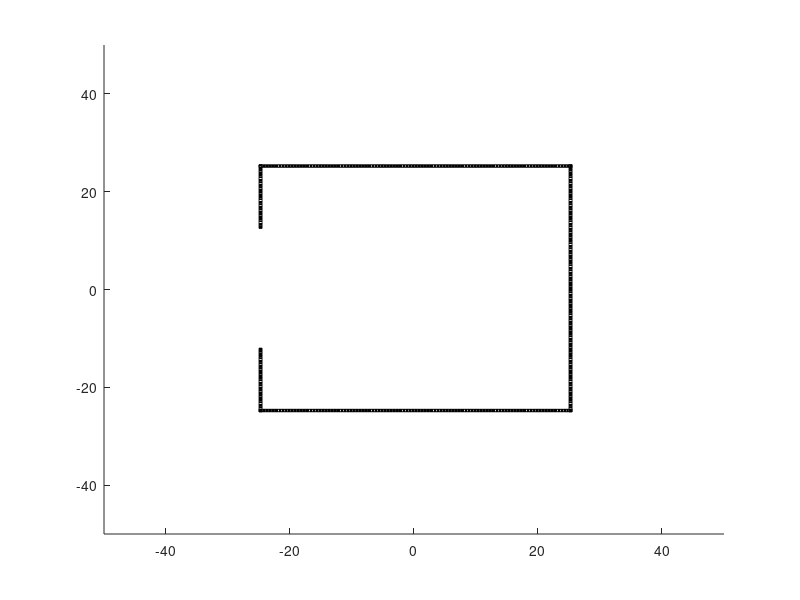

Write MATLAB code to recreate this figure. (Note: this script raises an error after producing the figure.)
clc;
clear all;
no_of_red = 5; %Here we can change number of red agent 
no_of_blue = 5; %Here we can change number of blue agent
no_of_follower = 5;
dt = 0.1;
for i = 1:no_of_red 
    x_rand = randi([-50,-25]);
    y_rand = randi([-25, 0]);
    red(i).pos = [x_rand; y_rand];
    x_rand = randi([-20,20]);
    y_rand = randi([-20, 20]);
    red(i).goal = [x_rand; y_rand];
    red(i).velocity = 3;
    red(i).acceleration = 0;
    red(i).color = 'red';
end
list_of_red_goal = [red(1:no_of_red).goal];
x_rand = randi([-20, 20]);
y_rand = randi([-20,20]);
for i = 1:no_of_blue
    x_rand = randi([-20, 20]);
    y_rand = randi([-20,20]);
    blue(i).pos = [x_rand; y_rand];
    x_rand = randi([-50, -25]);
    y_rand = randi([0,25]);
    blue(i).goal = [x_rand; y_rand];
    blue(i).velocity = 1;
    blue(i).acceleration = 0;
    blue(i).color = 'blue';
end
list_of_blue_goal = [blue(1:no_of_blue).goal];

i = 12.5:0.5:25;
for j = 1:length(i)
    wallx_25(j).pos = [-25; i(j)];
    wallx_25_R = rectangle('Position', [(wallx_25(j).pos)' 0.5 0.5], 'Curvature', [0 1], 'Facecolor', 'k');
end
i = -25:0.5:25;
for j = 1:length(i)
    wally25(j).pos = [i(j); 25];
    wally25_R = rectangle('Position', [(wally25(j).pos)' 0.5 0.5], 'Curvature', [0 1], 'Facecolor', 'k');
end
i = -25:0.5:25;
for j = 1:length(i)
    wallx25(j).pos = [25; i(j)];
    wallx25_R = rectangle('Position', [(wallx25(j).pos)' 0.5 0.5], 'Curvature', [0 1], 'Facecolor', 'k');
end
i = -25:0.5:25;
for j = 1:length(i)
    wally_25(j).pos = [i(j);-25];
    wally_25_R = rectangle('Position', [(wally_25(j).pos)' 0.5 0.5], 'Curvature', [0 1], 'Facecolor', 'k');
end
i = -25:0.5:-12.5;
for j = 1:length(i)
    wallx1_25(j).pos = [-25; i(j)];
    wallx1_25_R = rectangle('Position', [(wallx1_25(j).pos)' 0.5 0.5], 'Curvature', [0 1], 'Facecolor', 'k');
end
axis([-50 50 -50 50])
k_caval = 3;
time = 0;
while (1)
    time = time + dt;
    %agent goal positon change
    %kid goal position change
    
    %agent and follower motion
    for i = 1:no_of_red
            list_pos = [red(1:no_of_red).pos blue(1:no_of_blue).pos wallx_25(1:25).pos wallx1_25(1:25).pos wallx25(1:101).pos wally25(1:101).pos wally_25(1:101).pos];
            red(i).acceleration = potential_field(i, list_of_red_goal,i,list_pos,5, 5);
            red(i).pos = movetodirection(red(i).pos, [1;1],red(i).velocity, red(i).acceleration, dt);
            
            red(i).velocity = red(i).acceleration + dt;
            red(i).R = rectangle('Position', [(red(i).pos)' 2.5 2.5], 'Curvature', [1 1], 'Facecolor', 'red');
    end
    for i = 1:no_of_blue
            list_pos = [red(1:no_of_red).pos blue(1:no_of_blue).pos wallx_25(1:25).pos wallx1_25(1:25).pos wallx25(1:101).pos wally25(1:101).pos wally_25(1:101).pos];
            blue(i).acceleration = potential_field(i+no_of_red, list_of_blue_goal,i,list_pos,5, 5);
            blue(i).pos = movetodirection(blue(i).pos, [1;1],blue(i).velocity, blue(i).acceleration, dt);
            blue(i).velocity = blue(i).acceleration + dt;
            
            blue(i).R = rectangle('Position', [(blue(i).pos)' 2.5 2.5], 'Curvature', [1 1], 'Facecolor', 'blue');
    end
    getframe();
  
    delete([red(1:no_of_red).R  blue(1:no_of_blue).R])
end